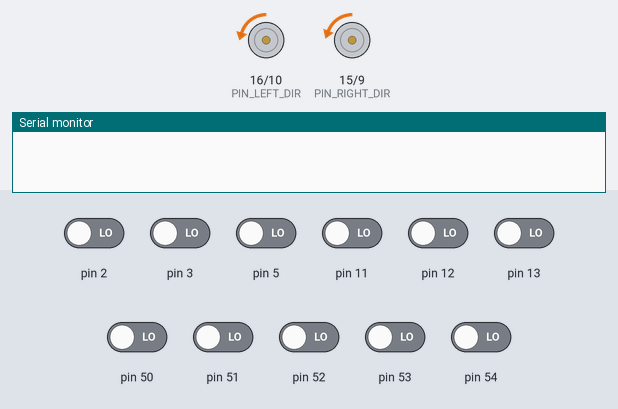
A sketch run on a simulated Arduino Mega 2560, built with avr-gcc and run on an emulated ATmega2560. Parts: direction and speed pins drawn as motors (green arrow = direction pin HIGH = forward, orange = LOW = backward, longer = more drive), the last lines printed to the serial monitor. The inputs (shaded band) are chosen by the test bench; at power-on: pin 2, pin 3, pin 5, pin 11–13, pin 50–54 LOW.

Above: at 0.15 s.
At 12.17 s:
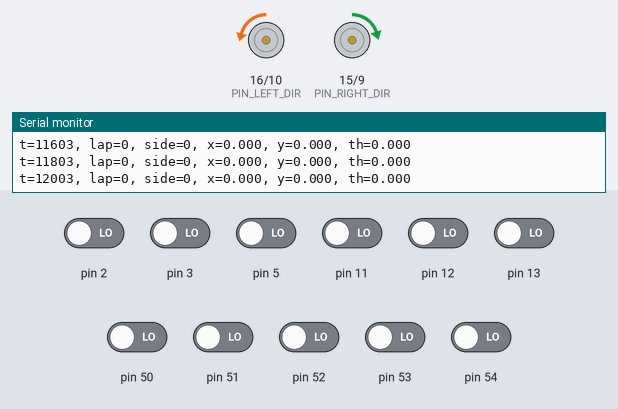
At 25.3 s:
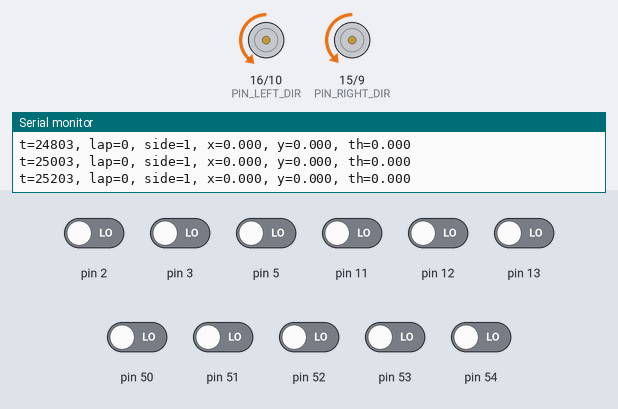
At 36.9 s:
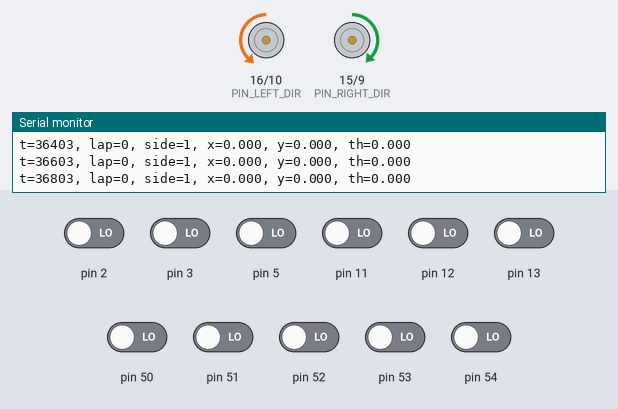
Timing chart, 0 to 38.4 s (numbered marks = the images above):
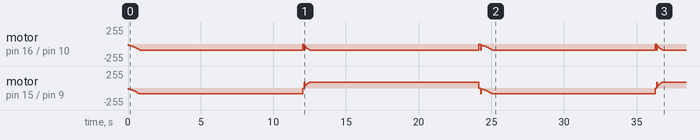

The sketch:

Odometry.ino
```cpp
// ===== RectWalk.ino =====
// Walk a rectangle: 30cm x 20cm (outer perimeter), using odometry.
// Sequence (right turns):
//   forward 0.30m -> turn right 90deg -> forward 0.20m -> turn right 90deg -> repeat
// No backlash compensation.
// Convention: right turn is negative theta (matches OdomDiff2W_Basic).

// Arduino auto-prototype FIX (must be placed before all #includes)
enum class State : unsigned char;

#define ENCODERS3PI_IMPLEMENTATION
#include "Encoders3pi.h"
#include "WheelSpeedCtrl3pi.h"
#include "OdomDiff2W_Basic.h"
#include <math.h>

// ---------------- Geometry ----------------
static const float SIDE_LONG_M  = 0.30f;
static const float SIDE_SHORT_M = 0.20f;
static const float TURN_90_RAD  = (float)M_PI * 0.5f;

// ---------------- Odom config (your calibrated values) ----------------
static const float METERS_PER_COUNT_L = 0.000282149f;
static const float METERS_PER_COUNT_R = 0.000282149f;
static const float WHEELBASE_M        = 0.08275f;

// ---------------- Motion parameters ----------------
static const float FWD_AVG_CPS   = 220.0f;   // forward speed target
static const float TURN_DIFF_CPS = 200.0f;   // in-place turning strength (diff sign decides direction)

// stop detection (using windowed speed)
static const float    STOP_EPS_CPS = 5.0f;
static const uint16_t STOP_HOLD_MS = 120;
static const uint16_t STOP_MAX_MS  = 800;

// settle
static const uint16_t POST_TURN_SETTLE_MS = 150;

// loop safety
static const uint32_t EDGE_TIMEOUT_MS = 12000;

// ---------------- Simple shapers (copied concept from your main code) ----------------
struct AccelLimiter {
  float y = 0.0f;
  float accelUp = 220.0f;   // cps/s
  float accelDown = 350.0f; // cps/s
  uint32_t lastUs = 0;

  void reset(float v = 0.0f) { y = v; lastUs = micros(); }

  float update(float x) {
    uint32_t now = micros();
    float dt = (lastUs == 0) ? 0.0f : (now - lastUs) * 1e-6f;
    lastUs = now;
    if (dt <= 0.0f) { y = x; return y; }

    float dy = x - y;
    float maxStep = (dy >= 0.0f ? accelUp : accelDown) * dt;
    if (fabsf(dy) > fabsf(maxStep)) dy = copysignf(maxStep, dy);
    y += dy;
    return y;
  }
};

static AccelLimiter limAvg;
static AccelLimiter limDiff;

static inline float clampCps(float x, float lim) {
  if (x > lim) return lim;
  if (x < -lim) return -lim;
  return x;
}

// avg/diff mapping (same as your main code)
//   tgtL = avg - diff
//   tgtR = avg + diff
static inline void shapedMotionUpdate(float avgDes, float diffDes) {
  const float avg  = limAvg.update(avgDes);
  const float diff = limDiff.update(diffDes);

  const float tgtL = clampCps(avg - diff, 250.0f);
  const float tgtR = clampCps(avg + diff, 250.0f);

  WheelSpeed3pi::setTargetCps(tgtL, tgtR);
  WheelSpeed3pi::update();
}

static inline void hardStopUpdate() {
  WheelSpeed3pi::setTargetCps(0.0f, 0.0f);
  WheelSpeed3pi::update();
}

// ---------------- TurnTracker (same idea as your main code) ----------------
struct TurnTracker {
  float accum = 0.0f;
  float prevTh = 0.0f;
  bool  started = false;

  void start(float th0) { accum = 0.0f; prevTh = th0; started = true; }

  float update(float thNow) {
    if (!started) { start(thNow); return accum; }
    const float d = atan2f(sinf(thNow - prevTh), cosf(thNow - prevTh));
    accum += d;
    prevTh = thNow;
    return accum;
  }
};

// ---------------- Odom ----------------
static OdomDiff2W_Basic odom;

// ---------------- FSM ----------------
enum class State : unsigned char {
  INIT = 0,
  FWD,
  STOP_BEFORE_TURN,
  TURN_RIGHT_90,
  POST_TURN_SETTLE
};

static State gState = State::INIT;

static uint8_t sideIdx = 0;     // 0: long, 1: short, 2: long, 3: short
static uint8_t lapCount = 0;    // number of completed rectangles

static float segLenM = SIDE_LONG_M;
static float segStartX = 0.0f, segStartY = 0.0f;

static uint32_t stateEnterMs = 0;
static uint32_t stopHoldStartMs = 0;

static TurnTracker turnTrk;

static inline float traveledSegM() {
  const auto p = odom.getPose();
  const float dx = p.x - segStartX;
  const float dy = p.y - segStartY;
  return sqrtf(dx*dx + dy*dy);
}

static inline void enterState(State s, uint32_t nowMs) {
  gState = s;
  stateEnterMs = nowMs;
  stopHoldStartMs = 0;

  if (s == State::FWD) {
    const auto p = odom.getPose();
    segStartX = p.x; segStartY = p.y;
    segLenM = (sideIdx % 2 == 0) ? SIDE_LONG_M : SIDE_SHORT_M;
  }

  if (s == State::TURN_RIGHT_90) {
    turnTrk.start(odom.getPose().th);
  }

  limAvg.reset(0.0f);
  limDiff.reset(0.0f);
}

static inline bool wheelsStopped(uint32_t nowMs) {
  const float vL = Encoders3pi::getSpeedLeftCPS();
  const float vR = Encoders3pi::getSpeedRightCPS();
  const bool stoppedNow = (fabsf(vL) < STOP_EPS_CPS) && (fabsf(vR) < STOP_EPS_CPS);

  if (stoppedNow) {
    if (stopHoldStartMs == 0) stopHoldStartMs = nowMs;
  } else {
    stopHoldStartMs = 0;
  }

  return (stopHoldStartMs != 0) && ((uint32_t)(nowMs - stopHoldStartMs) >= STOP_HOLD_MS);
}

void setup() {
  Serial.begin(115200);

  WheelSpeed3pi::Config cfg;
  cfg.ctrlDtMs = 20;
  cfg.speedWinMs = 100;
  cfg.leftForwardLevel  = LOW;
  cfg.rightForwardLevel = LOW;
  cfg.pidLimitEnableL = true; cfg.pidLimitAbsL = 60.0f;
  cfg.pidLimitEnableR = true; cfg.pidLimitAbsR = 60.0f;
  WheelSpeed3pi::begin(cfg);

  OdomDiff2W_Basic::Config ocfg;
  ocfg.metersPerCountL = METERS_PER_COUNT_L;
  ocfg.metersPerCountR = METERS_PER_COUNT_R;
  ocfg.wheelBaseM      = WHEELBASE_M;
  odom.begin(ocfg, true);
  odom.resetAll(0.0f, 0.0f, 0.0f);

  limAvg.accelUp = 220.0f;   limAvg.accelDown = 350.0f;
  limDiff.accelUp = 1200.0f; limDiff.accelDown = 1200.0f;
  limAvg.reset(0.0f);
  limDiff.reset(0.0f);

  sideIdx = 0;
  lapCount = 0;
  enterState(State::FWD, millis());
}

void loop() {
  const uint32_t nowMs = millis();

  odom.update();

  switch (gState) {
    case State::INIT: {
      enterState(State::FWD, nowMs);
    } break;

    case State::FWD: {
      shapedMotionUpdate(FWD_AVG_CPS, 0.0f);

      if (traveledSegM() >= segLenM) {
        enterState(State::STOP_BEFORE_TURN, nowMs);
      }

      if ((uint32_t)(nowMs - stateEnterMs) > EDGE_TIMEOUT_MS) {
        enterState(State::STOP_BEFORE_TURN, nowMs);
      }
    } break;

    case State::STOP_BEFORE_TURN: {
      hardStopUpdate();

      const bool maxStopHit = ((uint32_t)(nowMs - stateEnterMs) >= STOP_MAX_MS);
      if (wheelsStopped(nowMs) || maxStopHit) {
        enterState(State::TURN_RIGHT_90, nowMs);
      }
    } break;

    case State::TURN_RIGHT_90: {
      shapedMotionUpdate(0.0f, -fabsf(TURN_DIFF_CPS));

      const float acc = turnTrk.update(odom.getPose().th);
      if (fabsf(acc) >= TURN_90_RAD) {
        enterState(State::POST_TURN_SETTLE, nowMs);
      }

      if ((uint32_t)(nowMs - stateEnterMs) > EDGE_TIMEOUT_MS) {
        enterState(State::POST_TURN_SETTLE, nowMs);
      }
    } break;

    case State::POST_TURN_SETTLE: {
      hardStopUpdate();

      if ((uint32_t)(nowMs - stateEnterMs) >= POST_TURN_SETTLE_MS) {
        sideIdx++;
        if (sideIdx >= 4) {
          sideIdx = 0;
          lapCount++;

          if (lapCount >= 2) {
            while (1) {
              hardStopUpdate();
              const auto p = odom.getPose();
              Serial.print("DONE, x="); Serial.print(p.x, 3);
              Serial.print(", y="); Serial.print(p.y, 3);
              Serial.print(", th="); Serial.println(p.th, 3);
              delay(500);
            }
          }
        }
        enterState(State::FWD, nowMs);
      }
    } break;
  }

  static uint32_t lastPrint = 0;
  if ((uint32_t)(nowMs - lastPrint) >= 200) {
    lastPrint = nowMs;
    const auto p = odom.getPose();
    Serial.print("t="); Serial.print(nowMs);
    Serial.print(", lap="); Serial.print(lapCount);
    Serial.print(", side="); Serial.print(sideIdx);
    Serial.print(", x="); Serial.print(p.x, 3);
    Serial.print(", y="); Serial.print(p.y, 3);
    Serial.print(", th="); Serial.println(p.th, 3);
  }
}
```

Encoders3pi.h
```cpp
#pragma once
#include <Arduino.h>

#if !defined(__AVR_ATmega32U4__)
#error "Encoders3pi.h is intended for ATmega32U4 (e.g., Pololu 3pi+ 32U4)."
#endif

class Encoders3pi {
public:
  // Initialize encoder hardware and interrupts (optional: can be omitted; first read/speed call will auto-begin)
  static void begin();

  // Read accumulated left/right counts (int16_t wraps around)
  static int16_t getCountsLeft();
  static int16_t getCountsRight();

  // Zero counts (reset odometry origin)
  static void resetCounts();      // zero both left and right
  static void resetCountsLeft();
  static void resetCountsRight();

  // ---------------- Windowed speed API (micros()-based, units: counts/s) ----------------
  // Usage:
  //   setup(): Encoders3pi::speedBegin(100);  // 100ms window
  //   loop():  Encoders3pi::speedUpdate();    // call periodically (recommended once every 5~20ms)
  //   Read:    getSpeedLeftCPS()/getSpeedRightCPS()
  static void  speedBegin(uint16_t window_ms = 100);
  static void  speedUpdate();
  static float getSpeedLeftCPS();
  static float getSpeedRightCPS();

private:
  static bool inited_;
};

// ---------------- Implementation (compile exactly once) ----------------
// Only in ONE file write:
//   #define ENCODERS3PI_IMPLEMENTATION
//   #include "Encoders3pi.h"
// Other files only include; do not define.
#ifdef ENCODERS3PI_IMPLEMENTATION

#include <avr/io.h>
#include <avr/interrupt.h>

bool Encoders3pi::inited_ = false;

// 3pi+ 32U4 encoder signals: XOR + B; A = XOR ^ B
// Left : XOR -> D8  (PB4 / PCINT4) ; B -> PE2 (no Arduino pin number)
// Right: XOR -> D7  (PE6 / INT6)   ; B -> D23 (PF0)
static inline bool readLeftXor()  { return (PINB & _BV(4)); }   // PB4
static inline bool readLeftB()    { return (PINE & _BV(2)); }   // PE2
static inline bool readRightXor() { return (PINE & _BV(6)); }   // PE6 (INT6)
static inline bool readRightB()   { return (PINF & _BV(0)); }   // PF0 (D23)

static volatile bool lastLA, lastLB;
static volatile bool lastRA, lastRB;

// Use uint16_t to avoid undefined behavior from signed overflow; cast to int16_t at the API boundary
static volatile uint16_t cntL, cntR;

// Atomic read of both counts (disable interrupts once, read both)
static inline void readCountsAtomic(int16_t &outL, int16_t &outR) {
  uint8_t oldSREG = SREG;
  cli();
  outL = (int16_t)cntL;
  outR = (int16_t)cntR;
  SREG = oldSREG;
}

// Left: pin-change interrupt on PB4 (PCINT4)
ISR(PCINT0_vect) {
  bool newB = readLeftB();
  bool newA = readLeftXor() ^ newB;

  cntL += (newA ^ lastLB) - (lastLA ^ newB);

  lastLA = newA;
  lastLB = newB;
}

// Right: external interrupt INT6 on PE6
ISR(INT6_vect) {
  bool newB = readRightB();
  bool newA = readRightXor() ^ newB;

  cntR += (newA ^ lastRB) - (lastRA ^ newB);

  lastRA = newA;
  lastRB = newB;
}

void Encoders3pi::begin() {
  if (inited_) return;
  inited_ = true;

  // Configure input pullups (XOR / B)
  pinMode(8, INPUT_PULLUP);    // left XOR  (PB4)
  pinMode(7, INPUT_PULLUP);    // right XOR (PE6/INT6)
  pinMode(23, INPUT_PULLUP);   // right B   (PF0)

  // PE2 (left B) has no Arduino pin: manually set as input with pullup
  DDRE  &= ~_BV(2);
  PORTE |=  _BV(2);

  uint8_t oldSREG = SREG;
  cli();

  // Initialize state
  lastLB = readLeftB();
  lastLA = readLeftXor() ^ lastLB;
  cntL = 0;

  lastRB = readRightB();
  lastRA = readRightXor() ^ lastRB;
  cntR = 0;

  // Left: enable PCINT0 group + select PCINT4 (PB4)
  PCICR  |= _BV(PCIE0);
  PCMSK0 |= _BV(PCINT4);
  PCIFR  |= _BV(PCIF0);   // clear pending

  // Right: INT6 triggers on any logical change (ISC61:ISC60 = 01)
  EIMSK &= ~_BV(INT6);
  EICRB = (EICRB & ~(_BV(ISC61) | _BV(ISC60))) | _BV(ISC60);
  EIFR  |= _BV(INTF6);
  EIMSK |= _BV(INT6);

  SREG = oldSREG;
}

int16_t Encoders3pi::getCountsLeft() {
  begin();
  int16_t L, R;
  readCountsAtomic(L, R);
  return L;
}

int16_t Encoders3pi::getCountsRight() {
  begin();
  int16_t L, R;
  readCountsAtomic(L, R);
  return R;
}

void Encoders3pi::resetCounts() {
  begin();
  uint8_t oldSREG = SREG;
  cli();
  cntL = 0;
  cntR = 0;
  SREG = oldSREG;

  // To avoid "speed blowing up right after resetting counts", also reset the speed window here
  speedBegin((uint16_t)(/*keep window*/ 0)); // 0 means keep the current window (handled inside speedBegin)
}

void Encoders3pi::resetCountsLeft() {
  begin();
  uint8_t oldSREG = SREG;
  cli();
  cntL = 0;
  SREG = oldSREG;

  // Reset speed in sync (avoid speed jump)
  speedBegin((uint16_t)0);
}

void Encoders3pi::resetCountsRight() {
  begin();
  uint8_t oldSREG = SREG;
  cli();
  cntR = 0;
  SREG = oldSREG;

  speedBegin((uint16_t)0);
}

// ---------------- Windowed speed (micros-based) ----------------
// Note: do not call speedUpdate()/getSpeed*() inside ISRs (use only in loop()).
// Speed unit: counts per second (CPS); the window is a moving average (suppresses jitter/discrete jumps).

static volatile bool     spInited    = false;
static volatile uint32_t spWindowUs  = 100000UL;   // default 100ms

static volatile int16_t  spLastL = 0;
static volatile int16_t  spLastR = 0;
static volatile uint32_t spLastT = 0;

#ifndef ENC3PI_SPEED_BUF
#define ENC3PI_SPEED_BUF 32
#endif

static int16_t  spDL[ENC3PI_SPEED_BUF];
static int16_t  spDR[ENC3PI_SPEED_BUF];
static uint32_t spDT[ENC3PI_SPEED_BUF];

static uint8_t  spHead = 0;   // next write position
static uint8_t  spUsed = 0;   // number of used samples (<= BUF)
static int32_t  spSumDL = 0;
static int32_t  spSumDR = 0;
static uint32_t spSumDT = 0;

static inline uint8_t spOldestIndex() {
  // oldest = head - used
  return (uint8_t)((spHead + ENC3PI_SPEED_BUF - spUsed) % ENC3PI_SPEED_BUF);
}

void Encoders3pi::speedBegin(uint16_t window_ms) {
  begin();

  // window_ms = 0 means "keep the existing window, only reset the window contents"
  uint32_t keepWindowUs = spWindowUs;

  if (window_ms != 0) {
    if (window_ms == 0) window_ms = 1;
    spWindowUs = (uint32_t)window_ms * 1000UL;
  } else {
    spWindowUs = keepWindowUs;
  }

  uint32_t now = micros();

  // Reset ring buffer
  spHead = 0;
  spUsed = 0;
  spSumDL = 0;
  spSumDR = 0;
  spSumDT = 0;

  for (uint8_t i = 0; i < ENC3PI_SPEED_BUF; i++) {
    spDL[i] = 0;
    spDR[i] = 0;
    spDT[i] = 0;
  }

  // Use current accumulated counts as the baseline (avoid "missing counts")
  int16_t curL, curR;
  readCountsAtomic(curL, curR);

  spLastL = curL;
  spLastR = curR;
  spLastT = now;

  spInited = true;
}

void Encoders3pi::speedUpdate() {
  begin();
  if (!spInited) {
    speedBegin(100);
  }

  uint32_t now = micros();
  uint32_t dt  = (uint32_t)(now - spLastT); // unsigned wrap-safe
  if (dt == 0) return;

  // If the main loop stalls for a long time, dt becomes large; clamp it
  if (dt > 2000000UL) dt = 2000000UL; // 2s

  int16_t curL, curR;
  readCountsAtomic(curL, curR);

  int16_t dL = (int16_t)(curL - spLastL);
  int16_t dR = (int16_t)(curR - spLastR);

  spLastL = curL;
  spLastR = curR;
  spLastT = now;

  // Overwrite into ring buffer
  if (spUsed == ENC3PI_SPEED_BUF) {
    // overwrite oldest at spHead
    spSumDL -= spDL[spHead];
    spSumDR -= spDR[spHead];
    spSumDT -= spDT[spHead];
  } else {
    spUsed++;
  }

  spDL[spHead] = dL;
  spDR[spHead] = dR;
  spDT[spHead] = dt;

  spSumDL += dL;
  spSumDR += dR;
  spSumDT += dt;

  spHead = (uint8_t)((spHead + 1) % ENC3PI_SPEED_BUF);

  // Trim old samples until they fit inside the window (moving average)
  while (spUsed > 1 && spSumDT > spWindowUs) {
    uint8_t oldest = spOldestIndex();
    spSumDL -= spDL[oldest];
    spSumDR -= spDR[oldest];
    spSumDT -= spDT[oldest];
    spUsed--;
  }
}

float Encoders3pi::getSpeedLeftCPS() {
  if (!spInited) speedBegin(100);

  // Atomic read (avoid speedUpdate modifying sums at the same time)
  uint8_t oldSREG = SREG;
  cli();
  int32_t  sum = spSumDL;
  uint32_t dt  = spSumDT;
  SREG = oldSREG;

  if (dt == 0) return 0.0f;
  return (float)sum * 1000000.0f / (float)dt;
}

float Encoders3pi::getSpeedRightCPS() {
  if (!spInited) speedBegin(100);

  uint8_t oldSREG = SREG;
  cli();
  int32_t  sum = spSumDR;
  uint32_t dt  = spSumDT;
  SREG = oldSREG;

  if (dt == 0) return 0.0f;
  return (float)sum * 1000000.0f / (float)dt;
}

#endif // ENCODERS3PI_IMPLEMENTATION
```

Motors3pi.h
```cpp
#pragma once
#include <Arduino.h>

// Minimal motor driver layer: only outputs signed PWM commands to the pins
// Speed range: -255 ~ +255 (positive = forward, negative = reverse)
class Motors3pi {
public:
  // forwardLevel: logic level output on the DIR pin when moving forward (LOW/HIGH); can be set separately for left/right
  inline Motors3pi(bool leftForwardLevel = LOW, bool rightForwardLevel = LOW)
  : leftFwdLevel_(leftForwardLevel), rightFwdLevel_(rightForwardLevel) {}

  inline void begin() {
    pinMode(PIN_LEFT_DIR,  OUTPUT);
    pinMode(PIN_RIGHT_DIR, OUTPUT);
    pinMode(PIN_LEFT_PWM,  OUTPUT);
    pinMode(PIN_RIGHT_PWM, OUTPUT);
    coast();
  }

  inline void set(int16_t leftCmd, int16_t rightCmd) {
    driveOne_(PIN_LEFT_DIR,  PIN_LEFT_PWM,  leftCmd,  leftFwdLevel_);
    driveOne_(PIN_RIGHT_DIR, PIN_RIGHT_PWM, rightCmd, rightFwdLevel_);
  }

  inline void setLeft(int16_t leftCmd) {
    driveOne_(PIN_LEFT_DIR, PIN_LEFT_PWM, leftCmd, leftFwdLevel_);
  }

  inline void setRight(int16_t rightCmd) {
    driveOne_(PIN_RIGHT_DIR, PIN_RIGHT_PWM, rightCmd, rightFwdLevel_);
  }

  inline void coast() {
    analogWrite(PIN_LEFT_PWM,  0);
    analogWrite(PIN_RIGHT_PWM, 0);
  }

  inline void setForwardLevels(bool leftForwardLevel, bool rightForwardLevel) {
    leftFwdLevel_  = leftForwardLevel;
    rightFwdLevel_ = rightForwardLevel;
  }

private:
  // Fixed pins on 3pi+ 32U4
  static constexpr uint8_t PIN_RIGHT_DIR = 15;
  static constexpr uint8_t PIN_LEFT_DIR  = 16;
  static constexpr uint8_t PIN_RIGHT_PWM = 9;
  static constexpr uint8_t PIN_LEFT_PWM  = 10;

  bool leftFwdLevel_;
  bool rightFwdLevel_;

  static inline int16_t clamp_(int16_t x) {
    if (x > 255) return 255;
    if (x < -255) return -255;
    return x;
  }

  static inline void driveOne_(uint8_t pinDir, uint8_t pinPwm, int16_t cmd, bool forwardLevel) {
    cmd = clamp_(cmd);
    bool forward = (cmd >= 0);
    uint8_t pwm = (uint8_t)abs(cmd);

    digitalWrite(pinDir, forward ? forwardLevel : !forwardLevel);
    analogWrite(pinPwm, pwm);
  }
};
```

Source omitted: OdomDiff2W_Basic.h (3122 bytes), PID3pi.h (4356 bytes), WheelSpeedCtrl3pi.h (7055 bytes)
